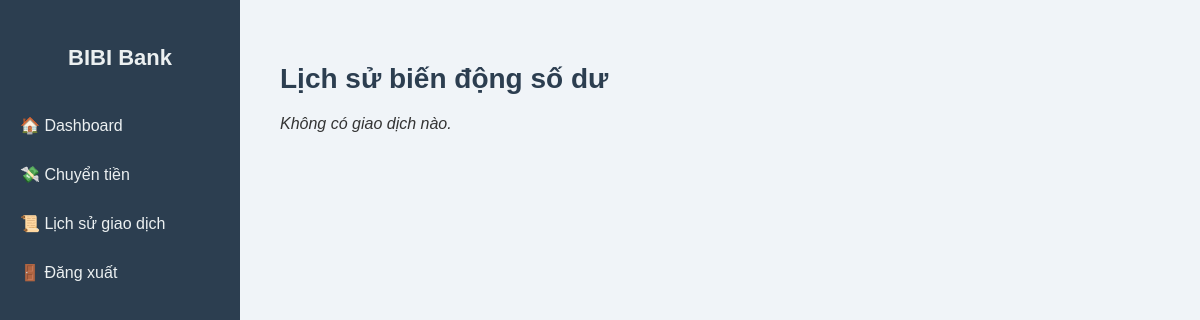
Before: /bibi/activity/ (signed in) with the older database file.
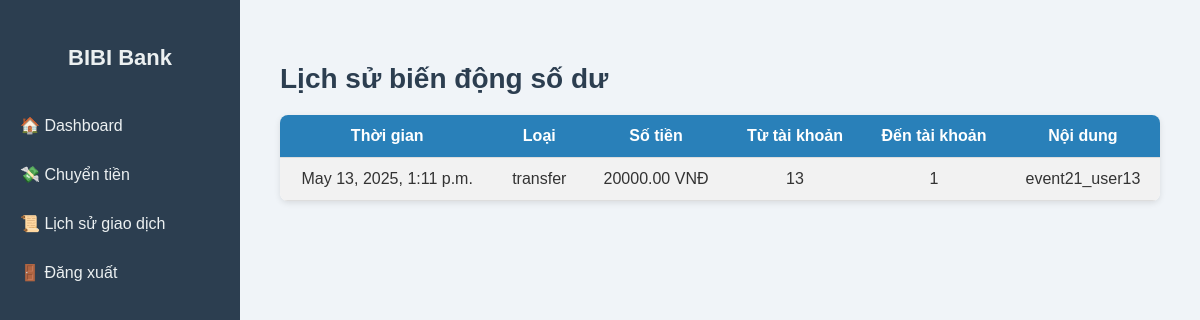
After: the same page with the newer database file.
### my_app/models.py (models this page shows)
class Transactions(models.Model):
    transaction_id = models.AutoField(primary_key=True)
    from_account = models.ForeignKey(Accounts, models.DO_NOTHING, blank=True, null=True)
    to_account = models.ForeignKey(Accounts, models.DO_NOTHING, related_name='transactions_to_account_set', blank=True, null=True)
    amount = models.DecimalField(max_digits=15, decimal_places=2)
    transaction_type = models.CharField(max_length=50, null=True)
    transaction_date = models.DateTimeField(blank=True, null=True)
    status = models.CharField(max_length=50, blank=True, null=True)
    content = models.CharField(max_length=255, blank=True, null=True)  # 👈 thêm dòng này
    class Meta:
        managed = True
        db_table = 'transactions'

class Accounts(models.Model):
    account_id = models.AutoField(primary_key=True)
    user = models.ForeignKey(Users, models.DO_NOTHING, blank=True, null=True)  # ForeignKey from myapp's Users model
    balance = models.DecimalField(max_digits=15, decimal_places=2, blank=True, null=True)
    account_type = models.CharField(max_length=50, blank=True, null=True)
    status = models.CharField(max_length=50, blank=True, null=True)
    created_at = models.DateTimeField(blank=True, null=True)
    class Meta:
        managed = True
        db_table = 'accounts'

### my_app/views.py (the view)
# urls.py: path('bibi/activity/', bibi_balance_activity, name='bibi_balance_activity'),
def bibi_balance_activity(request):
    try:
        user_obj = Users.objects.get(username=request.user.username)
        account_list = Accounts.objects.filter(user=user_obj)
        if not account_list.exists():
            messages.error(request, 'Không có tài khoản nào được liên kết.')
            return redirect('bibi_dashboard')
        transactions = Transactions.objects.filter(
            Q(from_account__in=account_list) | Q(to_account__in=account_list)
        ).order_by('-transaction_date')
        return render(request, 'bibi/balance_activity.html', {
            'transactions': transactions,
            'accounts': account_list
        })
    except Users.DoesNotExist:
        messages.error(request, 'Không tìm thấy thông tin người dùng.')
        return redirect('logout')

### my_app/templates/bibi/balance_activity.html (shortened to what this page needs)
<!DOCTYPE html>
<html lang="vi">
<head>
</head>
<body>
  <div class="sidebar">
    <h1>BIBI Bank</h1>
    <a href="{% url 'bibi_dashboard' %}">🏠 Dashboard</a>
    <a href="{% url 'bibi_transfer' %}">💸 Chuyển tiền</a>
    <a href="{% url 'bibi_balance_activity' %}">📜 Lịch sử giao dịch</a>
    <a href="/logout/">🚪 Đăng xuất</a>
  </div>
  <div class="main-content">
    <h2>Lịch sử biến động số dư</h2>
    {% if transactions %}
      <table>
        <tr>
          <th>Thời gian</th>
          <th>Loại</th>
          <th>Số tiền</th>
          <th>Từ tài khoản</th>
          <th>Đến tài khoản</th>
          <th>Nội dung</th>
        </tr>
        {% for t in transactions %}
          <tr>
            <td>{{ t.transaction_date }}</td>
            <td>{{ t.transaction_type }}</td>
            <td>{{ t.amount }} VNĐ</td>
            <td>{% if t.from_account %}{{ t.from_account.account_id }}{% else %}N/A{% endif %}</td>
            <td>{% if t.to_account %}{{ t.to_account.account_id }}{% else %}N/A{% endif %}</td>
            <td>{{ t.content }}</td>
          </tr>
        {% endfor %}
      </table>
    {% else %}
      <p>Không có giao dịch nào.</p>
    {% endif %}
  </div>
</body>
</html>

### my_app/templates/bibi/balance_activity.html (style rules this page uses)
body { margin: 0; font-family: Arial, sans-serif; background-color: #f0f4f8; color: #333; display: flex; min-height: 100vh; }
.sidebar { width: 240px; background-color: #2c3e50; padding-top: 30px; flex-shrink: 0; }
.sidebar h1 { color: #ecf0f1; text-align: center; margin-bottom: 30px; font-size: 22px; }
.sidebar a { display: block; padding: 15px 20px; color: #ecf0f1; text-decoration: none; font-size: 16px; }
.main-content { flex: 1; padding: 40px; }
h2 { color: #2c3e50; font-size: 28px; margin-bottom: 20px; }
table { width: 100%; border-collapse: collapse; background-color: #fff; box-shadow: 0 2px 6px rgba(0, 0, 0, 0.1); border-radius: 8px; overflow: hidden; }
th, td { padding: 12px 15px; text-align: center; border-bottom: 1px solid #ddd; }
th { background-color: #2980b9; color: white; }
tr:nth-child(even) { background-color: #f2f2f2; }

Changed rows visible on the page:
added Transactions: transaction_date "May 13, 2025, 1:11 p.m.", transaction_type "transfer", amount "20000.00", from_account.account_id "13", to_account.account_id "1", content "event21_user13"
Other visible differences:
text no longer shown: "Không có giao dịch nào."
text now shown: "Thời gian Loại Số tiền Từ tài khoản Đến tài khoản Nội dung"
